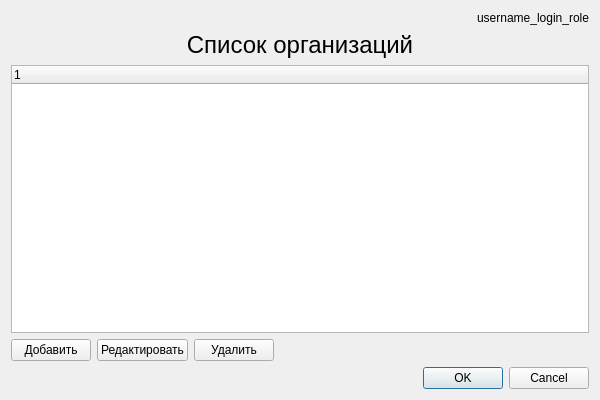
<?xml version="1.0" encoding="UTF-8"?>
<ui version="4.0">
 <class>List_organization</class>
 <widget class="QDialog" name="List_organization">
  <property name="geometry">
   <rect>
    <x>0</x>
    <y>0</y>
    <width>600</width>
    <height>400</height>
   </rect>
  </property>
  <property name="windowTitle">
   <string> Логистик</string>
  </property>
  <layout class="QGridLayout" name="gridLayout">
   <item row="3" column="1">
    <widget class="QPushButton" name="pushButton_edit_organization">
     <property name="text">
      <string>Редактировать</string>
     </property>
    </widget>
   </item>
   <item row="3" column="3">
    <spacer name="horizontalSpacer">
     <property name="orientation">
      <enum>Qt::Horizontal</enum>
     </property>
     <property name="sizeHint" stdset="0">
      <size>
       <width>40</width>
       <height>20</height>
      </size>
     </property>
    </spacer>
   </item>
   <item row="3" column="0">
    <widget class="QPushButton" name="pushButton_add_organization">
     <property name="text">
      <string>Добавить</string>
     </property>
    </widget>
   </item>
   <item row="4" column="3">
    <widget class="QDialogButtonBox" name="buttonBox">
     <property name="orientation">
      <enum>Qt::Horizontal</enum>
     </property>
     <property name="standardButtons">
      <set>QDialogButtonBox::Cancel|QDialogButtonBox::Ok</set>
     </property>
    </widget>
   </item>
   <item row="2" column="0" colspan="4">
    <widget class="QTreeWidget" name="treeWidget">
     <column>
      <property name="text">
       <string notr="true">1</string>
      </property>
     </column>
    </widget>
   </item>
   <item row="3" column="2">
    <widget class="QPushButton" name="pushButton_delete_organization">
     <property name="text">
      <string>Удалить</string>
     </property>
    </widget>
   </item>
   <item row="1" column="0" colspan="4">
    <widget class="QLabel" name="label">
     <property name="font">
      <font>
       <pointsize>18</pointsize>
      </font>
     </property>
     <property name="text">
      <string>Список организаций</string>
     </property>
     <property name="alignment">
      <set>Qt::AlignCenter</set>
     </property>
    </widget>
   </item>
   <item row="0" column="3">
    <widget class="QLabel" name="label_username_login_role">
     <property name="text">
      <string>username_login_role</string>
     </property>
     <property name="alignment">
      <set>Qt::AlignRight|Qt::AlignTrailing|Qt::AlignVCenter</set>
     </property>
    </widget>
   </item>
  </layout>
 </widget>
 <resources/>
 <connections>
  <connection>
   <sender>buttonBox</sender>
   <signal>accepted()</signal>
   <receiver>List_organization</receiver>
   <slot>accept()</slot>
   <hints>
    <hint type="sourcelabel">
     <x>248</x>
     <y>254</y>
    </hint>
    <hint type="destinationlabel">
     <x>157</x>
     <y>274</y>
    </hint>
   </hints>
  </connection>
  <connection>
   <sender>buttonBox</sender>
   <signal>rejected()</signal>
   <receiver>List_organization</receiver>
   <slot>reject()</slot>
   <hints>
    <hint type="sourcelabel">
     <x>316</x>
     <y>260</y>
    </hint>
    <hint type="destinationlabel">
     <x>286</x>
     <y>274</y>
    </hint>
   </hints>
  </connection>
 </connections>
</ui>
